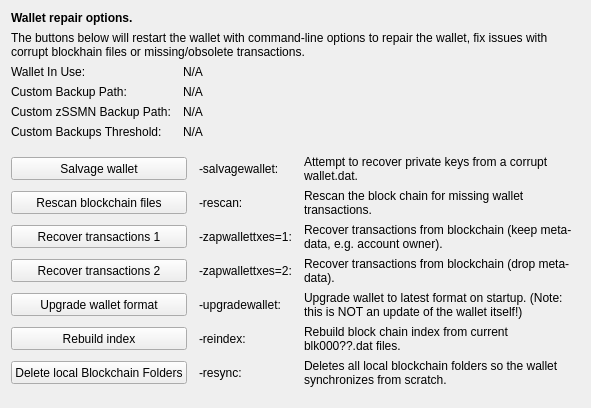
     <widget class="QWidget" name="tab_repair">
      <attribute name="title">
       <string>&amp;Wallet Repair</string>
      </attribute>
      <layout class="QGridLayout" name="gridLayout_4" columnstretch="0,0,0,0">
       <property name="horizontalSpacing">
        <number>12</number>
       </property>
       <item row="0" column="0" colspan="4">
        <widget class="QLabel" name="label_repair_header">
         <property name="font">
          <font>
           <weight>75</weight>
           <bold>true</bold>
          </font>
         </property>
         <property name="text">
          <string>Wallet repair options.</string>
         </property>
        </widget>
       </item>
       <item row="1" column="0" colspan="4">
        <widget class="QLabel" name="label_repair_helptext">
         <property name="font">
          <font>
           <weight>50</weight>
           <bold>false</bold>
          </font>
         </property>
         <property name="text">
          <string>The buttons below will restart the wallet with command-line options to repair the wallet, fix issues with corrupt blockhain files or missing/obsolete transactions.</string>
         </property>
         <property name="wordWrap">
          <bool>true</bool>
         </property>
        </widget>
       </item>
       <item row="2" column="0">
        <widget class="QLabel" name="wallet_path_label">
         <property name="text">
          <string>Wallet In Use:</string>
         </property>
        </widget>
       </item>
       <item row="2" column="1" colspan="3">
        <widget class="QLabel" name="wallet_path">
         <property name="cursor">
          <cursorShape>IBeamCursor</cursorShape>
         </property>
         <property name="text">
          <string>N/A</string>
         </property>
         <property name="textFormat">
          <enum>Qt::PlainText</enum>
         </property>
         <property name="textInteractionFlags">
          <set>Qt::LinksAccessibleByMouse|Qt::TextSelectableByKeyboard|Qt::TextSelectableByMouse</set>
         </property>
        </widget>
       </item>
       <item row="3" column="0">
        <widget class="QLabel" name="wallet_custombackuppath_label">
         <property name="visible">
          <bool>false</bool>
         </property>
         <property name="text">
          <string>Custom Backup Path:</string>
         </property>
        </widget>
       </item>
       <item row="3" column="1" colspan="3">
        <widget class="QLabel" name="wallet_custombackuppath">
         <property name="cursor">
          <cursorShape>IBeamCursor</cursorShape>
         </property>
         <property name="visible">
          <bool>false</bool>
         </property>
         <property name="text">
          <string>N/A</string>
         </property>
         <property name="textFormat">
          <enum>Qt::PlainText</enum>
         </property>
         <property name="textInteractionFlags">
          <set>Qt::LinksAccessibleByMouse|Qt::TextSelectableByKeyboard|Qt::TextSelectableByMouse</set>
         </property>
        </widget>
       </item>
       <item row="4" column="0">
        <widget class="QLabel" name="wallet_customzssmnbackuppath_label">
         <property name="visible">
          <bool>false</bool>
         </property>
         <property name="text">
          <string>Custom zSSMN Backup Path:</string>
         </property>
        </widget>
       </item>
       <item row="4" column="1" colspan="3">
        <widget class="QLabel" name="wallet_customzssmnbackuppath">
         <property name="cursor">
          <cursorShape>IBeamCursor</cursorShape>
         </property>
         <property name="visible">
          <bool>false</bool>
         </property>
         <property name="text">
          <string>N/A</string>
         </property>
         <property name="textFormat">
          <enum>Qt::PlainText</enum>
         </property>
         <property name="textInteractionFlags">
          <set>Qt::LinksAccessibleByMouse|Qt::TextSelectableByKeyboard|Qt::TextSelectableByMouse</set>
         </property>
        </widget>
       </item>
       <item row="5" column="0">
        <widget class="QLabel" name="wallet_custombackupthreshold_label">
         <property name="visible">
          <bool>false</bool>
         </property>
         <property name="text">
          <string>Custom Backups Threshold:</string>
         </property>
        </widget>
       </item>
       <item row="5" column="1" colspan="3">
        <widget class="QLabel" name="wallet_custombackupthreshold">
         <property name="cursor">
          <cursorShape>IBeamCursor</cursorShape>
         </property>
         <property name="visible">
          <bool>false</bool>
         </property>
         <property name="text">
          <string>N/A</string>
         </property>
         <property name="textFormat">
          <enum>Qt::PlainText</enum>
         </property>
         <property name="textInteractionFlags">
          <set>Qt::LinksAccessibleByMouse|Qt::TextSelectableByKeyboard|Qt::TextSelectableByMouse</set>
         </property>
        </widget>
       </item>
       <item row="6" column="0">
        <spacer name="verticalSpacer_repair1">
         <property name="orientation">
          <enum>Qt::Vertical</enum>
         </property>
         <property name="sizeHint" stdset="0">
          <size>
           <width>10</width>
           <height>10</height>
          </size>
         </property>
        </spacer>
       </item>
       <item row="7" column="0" colspan="2">
        <widget class="QPushButton" name="btn_salvagewallet">
         <property name="minimumSize">
          <size>
           <width>100</width>
           <height>23</height>
          </size>
         </property>
         <property name="text">
          <string>Salvage wallet</string>
         </property>
        </widget>
       </item>
       <item row="7" column="2">
        <widget class="QLabel" name="label_repair_salvage_command">
         <property name="text">
          <string notr="true">-salvagewallet:</string>
         </property>
        </widget>
       </item>
       <item row="7" column="3">
        <widget class="QLabel" name="label_repair_salvage">
         <property name="text">
          <string>Attempt to recover private keys from a corrupt wallet.dat.</string>
         </property>
         <property name="wordWrap">
          <bool>true</bool>
         </property>
        </widget>
       </item>
       <item row="8" column="0" colspan="2">
        <widget class="QPushButton" name="btn_rescan">
         <property name="minimumSize">
          <size>
           <width>100</width>
           <height>23</height>
          </size>
         </property>
         <property name="text">
          <string>Rescan blockchain files</string>
         </property>
        </widget>
       </item>
       <item row="8" column="2">
        <widget class="QLabel" name="label_repair_rescan_command">
         <property name="text">
          <string notr="true">-rescan:</string>
         </property>
        </widget>
       </item>
       <item row="8" column="3">
        <widget class="QLabel" name="label_repair_rescan">
         <property name="text">
          <string>Rescan the block chain for missing wallet transactions.</string>
         </property>
         <property name="wordWrap">
          <bool>true</bool>
         </property>
        </widget>
       </item>
       <item row="9" column="0" colspan="2">
        <widget class="QPushButton" name="btn_zapwallettxes1">
         <property name="minimumSize">
          <size>
           <width>100</width>
           <height>23</height>
          </size>
         </property>
         <property name="text">
          <string>Recover transactions 1</string>
         </property>
        </widget>
       </item>
       <item row="9" column="2">
        <widget class="QLabel" name="label_repair_zap1_command">
         <property name="text">
          <string notr="true">-zapwallettxes=1:</string>
         </property>
        </widget>
       </item>
       <item row="9" column="3">
        <widget class="QLabel" name="label_repair_zap1">
         <property name="text">
          <string>Recover transactions from blockchain (keep meta-data, e.g. account owner).</string>
         </property>
         <property name="wordWrap">
          <bool>true</bool>
         </property>
        </widget>
       </item>
       <item row="10" column="0" colspan="2">
        <widget class="QPushButton" name="btn_zapwallettxes2">
         <property name="minimumSize">
          <size>
           <width>100</width>
           <height>23</height>
          </size>
         </property>
         <property name="text">
          <string>Recover transactions 2</string>
         </property>
        </widget>
       </item>
       <item row="10" column="2">
        <widget class="QLabel" name="label_repair_zap2_command">
         <property name="text">
          <string notr="true">-zapwallettxes=2:</string>
         </property>
        </widget>
       </item>
       <item row="10" column="3">
        <widget class="QLabel" name="label_repair_zap2">
         <property name="text">
          <string>Recover transactions from blockchain (drop meta-data).</string>
         </property>
         <property name="wordWrap">
          <bool>true</bool>
         </property>
        </widget>
       </item>
       <item row="11" column="0" colspan="2">
        <widget class="QPushButton" name="btn_upgradewallet">
         <property name="minimumSize">
          <size>
           <width>100</width>
           <height>23</height>
          </size>
         </property>
         <property name="text">
          <string>Upgrade wallet format</string>
         </property>
        </widget>
       </item>
       <item row="11" column="2">
        <widget class="QLabel" name="label_repair_upgrade_command">
         <property name="text">
          <string notr="true">-upgradewallet:</string>
         </property>
        </widget>
       </item>
       <item row="11" column="3">
        <widget class="QLabel" name="label_repair_upgrade">
         <property name="text">
          <string>Upgrade wallet to latest format on startup. (Note: this is NOT an update of the wallet itself!)</string>
         </property>
         <property name="wordWrap">
          <bool>true</bool>
         </property>
        </widget>
       </item>
       <item row="12" column="0" colspan="2">
        <widget class="QPushButton" name="btn_reindex">
         <property name="minimumSize">
          <size>
           <width>100</width>
           <height>23</height>
          </size>
         </property>
         <property name="text">
          <string>Rebuild index</string>
         </property>
        </widget>
       </item>
       <item row="12" column="2">
        <widget class="QLabel" name="label_repair_reindex_command">
         <property name="text">
          <string notr="true">-reindex:</string>
         </property>
        </widget>
       </item>
       <item row="12" column="3">
        <widget class="QLabel" name="label_repair_reindex">
         <property name="text">
          <string>Rebuild block chain index from current blk000??.dat files.</string>
         </property>
         <property name="wordWrap">
          <bool>true</bool>
         </property>
        </widget>
       </item>
       <item row="13" column="0" colspan="2">
        <widget class="QPushButton" name="btn_resync">
         <property name="minimumSize">
          <size>
           <width>100</width>
           <height>23</height>
          </size>
         </property>
         <property name="text">
          <string>Delete local Blockchain Folders</string>
         </property>
        </widget>
       </item>
       <item row="13" column="2">
        <widget class="QLabel" name="label_repair_resync_command">
         <property name="text">
          <string>-resync:</string>
         </property>
        </widget>
       </item>
       <item row="13" column="3">
        <widget class="QLabel" name="label_repair_resync">
         <property name="text">
          <string>Deletes all local blockchain folders so the wallet synchronizes from scratch.</string>
         </property>
         <property name="wordWrap">
          <bool>true</bool>
         </property>
        </widget>
       </item>
       <item row="14" column="0">
        <spacer name="verticalSpacer_repair2">
         <property name="orientation">
          <enum>Qt::Vertical</enum>
         </property>
         <property name="sizeHint" stdset="0">
          <size>
           <width>20</width>
           <height>10</height>
          </size>
         </property>
        </spacer>
       </item>
      </layout>
     </widget>
